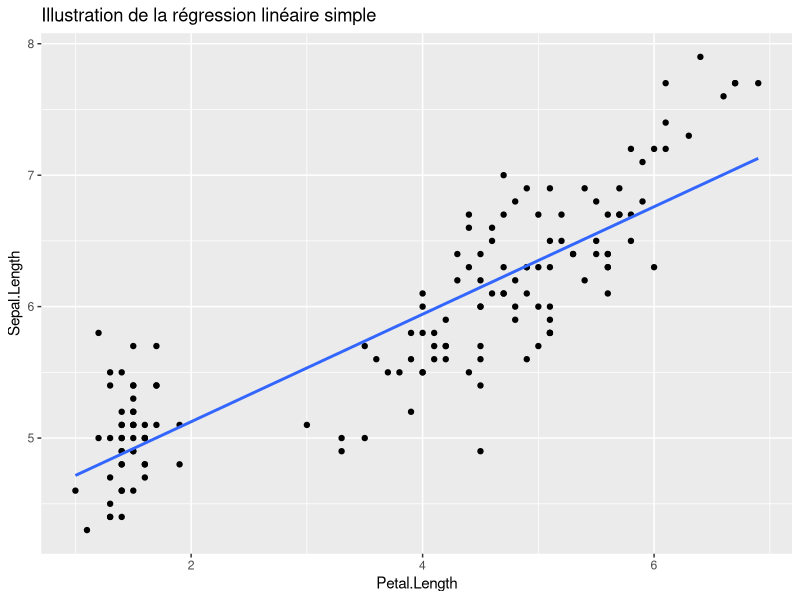
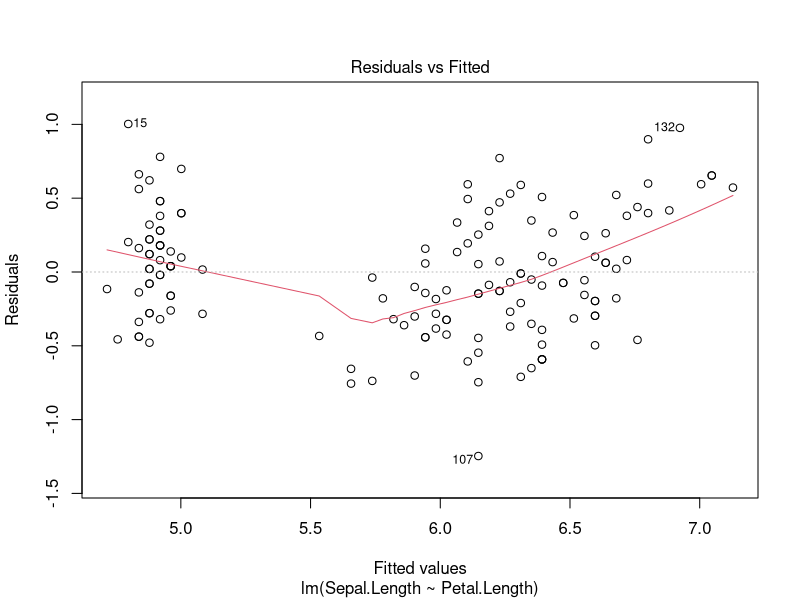
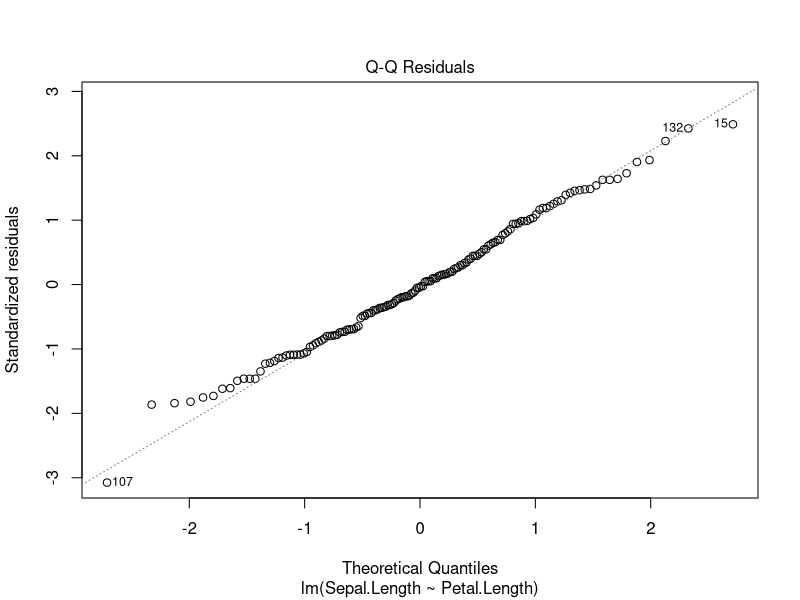
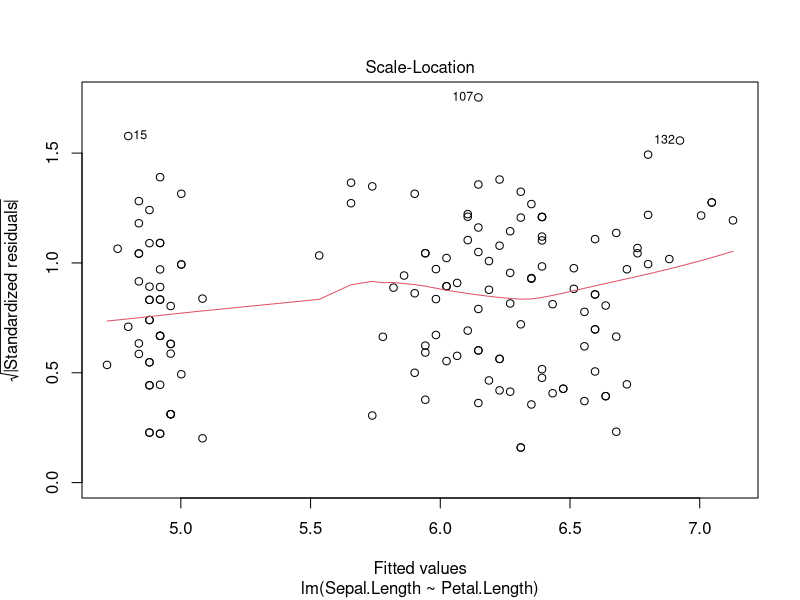
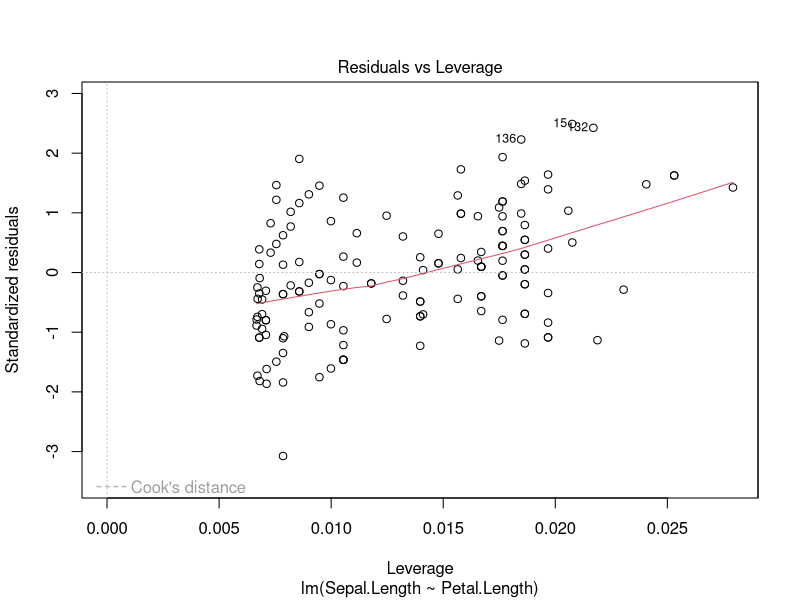

Recreate these plots in R, in order.
## ---- chunk 1
v1 <- seq(1 : 10)
v2 <- c ("lundi", "mardi", "mercredi", "jeudi",
        "vendredi", "samedi", "dimanche")
## ---- chunk 2
m <- matrix (v1, nrow = 10, ncol = 7)
l <- list (v1, v2, m)
## ---- chunk 3
v1
print (v2)
typeof (v2) # Permet de visualiser le type 
dim (m)
str (l)    # Permet de visualiser les attributs 
## ---- chunk 4

calcul_IMC <- function (poids, taille)
{
  ## La taille est exprimée en mètres
  imc <- poids / taille ^ 2
  return (imc)
}
calcul_IMC (poids=80,taille=1.89)
calcul_IMC (poids=60,taille=1.55)
## ---- chunk 5
diag_IMC <- function(poids,taille)
{
  imc <- poids / taille ^ 2
  if (imc < 18.5) {diag <- "maigre"}
  else if (imc < 25) {diag <- "normal"}
       else {diag <- "surpoids"}
  return (diag)
}
diag_IMC (poids=60,taille=1.89)
diag_IMC (poids=80,taille=1.89)
diag_IMC (poids=80,taille=1.55)
## ---- chunk 6
for (pp in seq(from = 50, to = 100, by = 5))
{
  print(paste ("Taille = 1,70m, poids =", pp, "Diagnotic :",
               diag_IMC (poids = pp, taille = 1.70)))
}
## ---- chunk 7
rm (list = ls ())

x <- c (1, 160, 2, 9, 60)
x1 <- c("Je", "programme", "en", "R") # Guillemets pour indiquer que c'est une variable textuelle
y <- seq (from = 1, to = 10, by = 1)
z <- rep (x = 1, times = 100)
x <- rnorm (n = 30)

# création de vecteurs avec la fonction c() = combine
v1 <- c( 3, 4, 12, 15, 32, 6, 1, 2, 3, 9)

# avec la fonction seq() = sequence, g?n?ralisation de la syntaxe ci-dessus
v2 <- seq(from = 1 , to = 15 , by = 1.5)

# syntaxe équivalente mais préférable car plus lisible :

v2b <- seq (from=1, to=15, by=1.5)
v3 <- 1:10

# avec la fonction rep() = répétition
v4 <- rep (x = 4, times = 10)

# ces commandes peuvent être combinées. Pratique pour cr?er des variables "facteur"
v5 <- rep (x = c(3, 4, 1.2, 8, 9), times = 2)
v6 <- rep (x = 1:5, times = 2)

# vecteurs de type texte ou factor
vtaille <- rep (x = c ("S", "L"), times = 5)
vtaille <- factor (vtaille)

# concaténation de vecteurs
gtaille <- paste("X", vtaille, sep = "")
gtaille <- factor (gtaille)
toutes_taille <- c (as.character (vtaille), as.character (gtaille)) 
toutes_taille <- as.factor (toutes_taille)
levels (toutes_taille)
## ---- chunk 8
dataf <- data.frame (vtaille, v1, v2, v3, v4, v5, v6)
liste <- list (vtaille, v1, v2, v3, v4, v5, v6)
names(liste) <- c ("vtaille", "v1", "v2", "v3", "v4", "v5", "v6")

dataf$vtaille
liste$vtaille
rm (dataf, vtaille, v1, v2, v2b, v3, v4, v5, v6)
## ---- chunk 9
mat <- matrix(rnorm(50), ncol = 5, nrow = 10)
arr <- array(rnorm(150),dim = c(10,5,3))
mat
arr
## ---- chunk 10
apply(mat, MARGIN = 1, FUN=mean)
## ---- chunk 11
apply(mat, MARGIN = 2, FUN=mean)
## ---- chunk 12
apply (arr, MARGIN = 3, FUN=mean)
apply (arr, MARGIN = c(2,3), FUN = mean)
## ---- chunk 13
mat [1,1]
mat [1,]
mat [,1]
arr [1,1,1]
arr [1,,]
arr [,,1]
## ---- chunk 14
str (liste [1])
str (liste [[1]])
## ---- chunk 15
library ("ggplot2")
reg <- lm (data = iris, formula = Sepal.Length ~ Petal.Length)
ggplot (data = iris, aes(x = Petal.Length, y = Sepal.Length)) +
  geom_point ()  +
  geom_smooth (method = "lm", se = FALSE) +
  ggtitle ("Illustration de la régression linéaire simple")
## ---- chunk 16
data ("iris")
str (iris)
## ---- chunk 17
lm (data = iris, formula = Sepal.Length ~ Petal.Length)
## ---- chunk 18
reg <- lm(data = iris, formula = Sepal.Length ~ Petal.Length)
str (reg)
summary (reg)
plot (reg)
